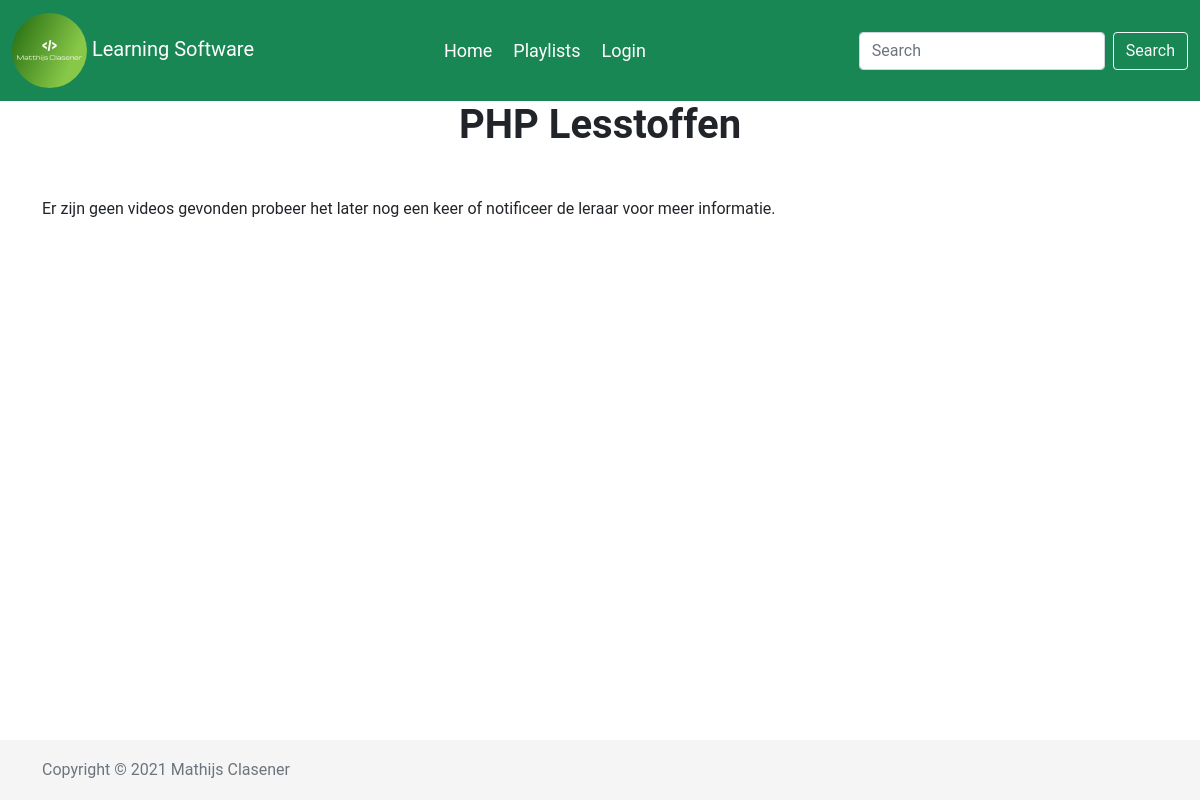
/playlist.php?id=PHP, run on an earlier commit of the app's database.
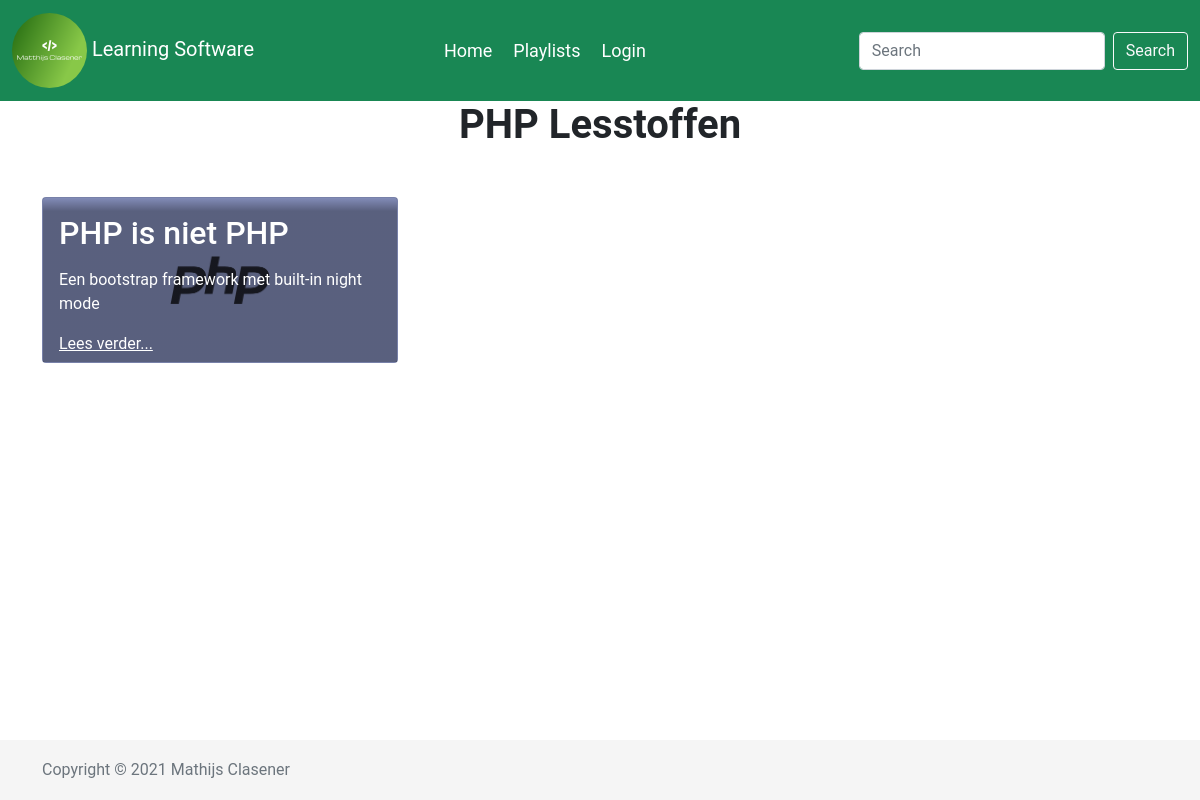
And on a later commit of the database.
### tables this page shows
CREATE TABLE `subject` (
  `id` varchar(64) NOT NULL,
  `titel` varchar(64) NOT NULL,
  `text` longtext NOT NULL,
  `subtext` text NOT NULL,
  `video` varchar(48) NOT NULL,
  `leerlijn` varchar(64) NOT NULL,
  `date` datetime NOT NULL DEFAULT current_timestamp(),
  `uitgelicht` int(1) NOT NULL,
  `image` text NOT NULL
);

### playlist.php (the view, shortened to what this page needs)
<?php
require("php/database.php");
$sql = "SELECT id, titel, image, subtext FROM subject WHERE leerlijn = '". $_GET["id"] ."';";
$result = $conn->query($sql);
?>
<!DOCTYPE html>
<html lang="en">
<head>
    <?php
    require("components/style.php");
    ?>
</head>
<body>
	<?php require("components/navbar.php"); ?>
	<main id="article">
    <div class="container">
    <h1 class="fw-bold text-center mb-5"><?php echo $_GET["id"];?> Lesstoffen</h1>
    <div class="row mb-5">
    <?php
    if ($result->num_rows === 0){
        echo "<p>Er zijn geen videos gevonden probeer het later nog een keer of notificeer de leraar voor meer informatie.</p>";
      }
                foreach ($result as $item) {
                $image = $item['image'];
                echo "
                <div class='colum col-sm-12 col-md-6 col-lg-4'>
                <article class='card' style='background-image: url(";
                echo $image;
                echo "); '>
                    <div class='card-body'>
                        <h2>".$item['titel']."</h2>
                        <p>".$item['subtext']."</p>
                        <p class='read'><a class='stretched-link' href='video.php?id=".$item['id']."'>Lees verder...</a></p>
                    </div>
                </article>
                </div>";
                }
                ?>
            </div>
        </div>
    </main>
    <?php
    require("components/footer.php");
    ?>
</body>
</html>

### components/style.php (shortened to what this page needs)
<?php
$profilequery = $conn->prepare("SELECT `profile`, `realname`, `email` FROM `admin` WHERE `ID` = '52086616-c85c-4363-98f0-4dcd698ec356'");
	$profilequery->execute();
	$profilequery->store_result();
if ($profilequery->num_rows > 0) {
    $profilequery->bind_result($profilepic, $open, $emailen);
}else{
    $profilequery->error_list();
}
?>
<link rel="stylesheet" type="text/css" href="css/bootstrap.min.css">
<link rel="stylesheet" type="text/css" href="css/fontawsome.css">
<link rel="stylesheet" type="text/css" href="css/custom.css">

### components/navbar.php (shortened to what this page needs)
<nav class="navbar navbar-expand-md navbar-fixed-top navbar-light bg-success main-nav">
		<div class="container-fluid">
		<a class="navbar-brand text-white" href="/tutorial/"><img class="img-fluid rounded-circle" width="75" height="auto" src="<?php echo $profilepic; ?>"> Learning Software</a>
			<div class="collapse navbar-collapse" id="navbarNav">
			<ul class="navbar-nav mx-auto">
				<li class="nav-item active">
					<a class="nav-link text-white" href="/tutorial/">Home</a>
				</li>
				<li class="nav-item">
					<a class="nav-link text-white" href="playlists.php">Playlists</a>
				</li>
				<?php if(!isset($_SESSION["loggedin"])) {
				echo "<li class='nav-item'><a class='nav-link text-white' href='admin/'>Login</a></li>";
				} ?>
			</ul>
		<form method="POST" enctype="multipart/form-data" action="search.php" class="d-flex">
          <input class="form-control me-2" name="search" id="search" type="search" placeholder="Search" aria-label="Search">
          <button class="btn btn-outline-light" type="submit">Search</button>
		  </form>
			</div>
		</div>
	</nav>

### components/footer.php (shortened to what this page needs)
<footer class="footer mt-5">
	<div class="container">
		<span class="text-muted"><mm id="copy"></mm><?php echo $open?></span>
	</div>
</footer>

### css/custom.css (style rules this page uses)
html { position: relative; min-height: 100%; }
* { font-family: 'Roboto', sans-serif; }
nav { font-size: large; }
nav ul li { padding-left: 5px; }
#article .card .card-body { color: white; background: linear-gradient(180deg,rgba(0,0,0,.05),rgba(0,0,0,.35) 8%); }
.read { margin-bottom: -10px; }
.colum { margin-bottom: 30px; }
.card-body a { color: white; }
article { background-size: cover; background-position: center; }
.footer { position: absolute; width: 100%; bottom: 0; height: 60px; line-height: 60px; background-color: #f5f5f5; }

What changed in the data, as far as the page shows it:
added subject: image (picture), titel "PHP is niet PHP", subtext "Een bootstrap framework met built-in night mode"
Also different on the page:
text no longer shown: "Er zijn geen videos gevonden probeer het later nog een keer of notificeer de leraar voor meer informatie."
